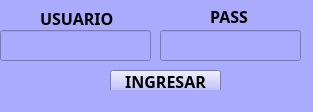
<?xml version="1.0" encoding="UTF-8"?>
<ui version="4.0">
 <class>MainWindow</class>
 <widget class="QMainWindow" name="MainWindow">
  <property name="geometry">
   <rect>
    <x>0</x>
    <y>0</y>
    <width>313</width>
    <height>112</height>
   </rect>
  </property>
  <property name="windowTitle">
   <string>MainWindow</string>
  </property>
  <property name="styleSheet">
   <string notr="true">background-color: rgb(170, 170, 255);</string>
  </property>
  <widget class="QWidget" name="centralwidget">
   <widget class="QLabel" name="usuario_texto">
    <property name="geometry">
     <rect>
      <x>40</x>
      <y>10</y>
      <width>91</width>
      <height>16</height>
     </rect>
    </property>
    <property name="font">
     <font>
      <family>Century Gothic</family>
      <pointsize>12</pointsize>
      <weight>75</weight>
      <bold>true</bold>
     </font>
    </property>
    <property name="styleSheet">
     <string notr="true">background-color: rgb(170, 170, 255);</string>
    </property>
    <property name="text">
     <string>USUARIO</string>
    </property>
   </widget>
   <widget class="QLabel" name="pass_texto">
    <property name="geometry">
     <rect>
      <x>210</x>
      <y>10</y>
      <width>47</width>
      <height>13</height>
     </rect>
    </property>
    <property name="font">
     <font>
      <family>Century Gothic</family>
      <pointsize>12</pointsize>
      <weight>75</weight>
      <bold>true</bold>
     </font>
    </property>
    <property name="styleSheet">
     <string notr="true">background-color: rgb(170, 170, 255);</string>
    </property>
    <property name="text">
     <string>PASS</string>
    </property>
   </widget>
   <widget class="QLineEdit" name="usuario_datos">
    <property name="geometry">
     <rect>
      <x>0</x>
      <y>30</y>
      <width>151</width>
      <height>31</height>
     </rect>
    </property>
    <property name="font">
     <font>
      <family>Century Gothic</family>
      <pointsize>10</pointsize>
     </font>
    </property>
   </widget>
   <widget class="QLineEdit" name="pass_datos">
    <property name="geometry">
     <rect>
      <x>160</x>
      <y>30</y>
      <width>141</width>
      <height>31</height>
     </rect>
    </property>
    <property name="font">
     <font>
      <family>Century Gothic</family>
      <pointsize>10</pointsize>
     </font>
    </property>
   </widget>
   <widget class="QPushButton" name="registrar">
    <property name="geometry">
     <rect>
      <x>110</x>
      <y>70</y>
      <width>111</width>
      <height>23</height>
     </rect>
    </property>
    <property name="font">
     <font>
      <family>Century Gothic</family>
      <pointsize>12</pointsize>
      <weight>75</weight>
      <bold>true</bold>
     </font>
    </property>
    <property name="text">
     <string>INGRESAR</string>
    </property>
   </widget>
  </widget>
  <widget class="QStatusBar" name="statusbar"/>
 </widget>
 <resources/>
 <connections/>
</ui>
